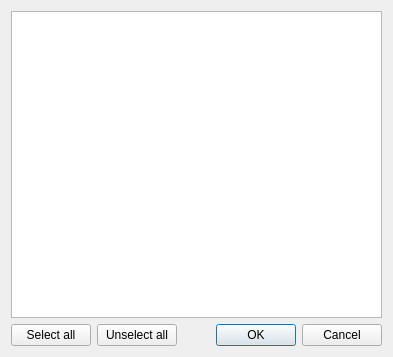
<?xml version="1.0" encoding="UTF-8"?>
<ui version="4.0">
 <class>OrganizeTableColumnsDialog</class>
 <widget class="QDialog" name="OrganizeTableColumnsDialog">
  <property name="geometry">
   <rect>
    <x>0</x>
    <y>0</y>
    <width>393</width>
    <height>357</height>
   </rect>
  </property>
  <property name="windowTitle">
   <string>Organize table columns</string>
  </property>
  <layout class="QGridLayout" name="gridLayout">
   <item row="2" column="3">
    <widget class="QDialogButtonBox" name="buttonBox">
     <property name="orientation">
      <enum>Qt::Horizontal</enum>
     </property>
     <property name="standardButtons">
      <set>QDialogButtonBox::Cancel|QDialogButtonBox::Ok</set>
     </property>
    </widget>
   </item>
   <item row="2" column="0">
    <widget class="QPushButton" name="mShowAllButton">
     <property name="text">
      <string>Select all</string>
     </property>
    </widget>
   </item>
   <item row="0" column="0" colspan="4">
    <widget class="QListWidget" name="mFieldsList">
     <property name="dragDropMode">
      <enum>QAbstractItemView::DragDrop</enum>
     </property>
     <property name="defaultDropAction">
      <enum>Qt::MoveAction</enum>
     </property>
    </widget>
   </item>
   <item row="2" column="1">
    <widget class="QPushButton" name="mHideAllButton">
     <property name="text">
      <string>Unselect all</string>
     </property>
    </widget>
   </item>
   <item row="2" column="2">
    <spacer name="horizontalSpacer">
     <property name="orientation">
      <enum>Qt::Horizontal</enum>
     </property>
     <property name="sizeHint" stdset="0">
      <size>
       <width>40</width>
       <height>20</height>
      </size>
     </property>
    </spacer>
   </item>
  </layout>
 </widget>
 <resources/>
 <connections>
  <connection>
   <sender>buttonBox</sender>
   <signal>accepted()</signal>
   <receiver>OrganizeTableColumnsDialog</receiver>
   <slot>accept()</slot>
   <hints>
    <hint type="sourcelabel">
     <x>248</x>
     <y>254</y>
    </hint>
    <hint type="destinationlabel">
     <x>157</x>
     <y>274</y>
    </hint>
   </hints>
  </connection>
  <connection>
   <sender>buttonBox</sender>
   <signal>rejected()</signal>
   <receiver>OrganizeTableColumnsDialog</receiver>
   <slot>reject()</slot>
   <hints>
    <hint type="sourcelabel">
     <x>316</x>
     <y>260</y>
    </hint>
    <hint type="destinationlabel">
     <x>286</x>
     <y>274</y>
    </hint>
   </hints>
  </connection>
 </connections>
</ui>
